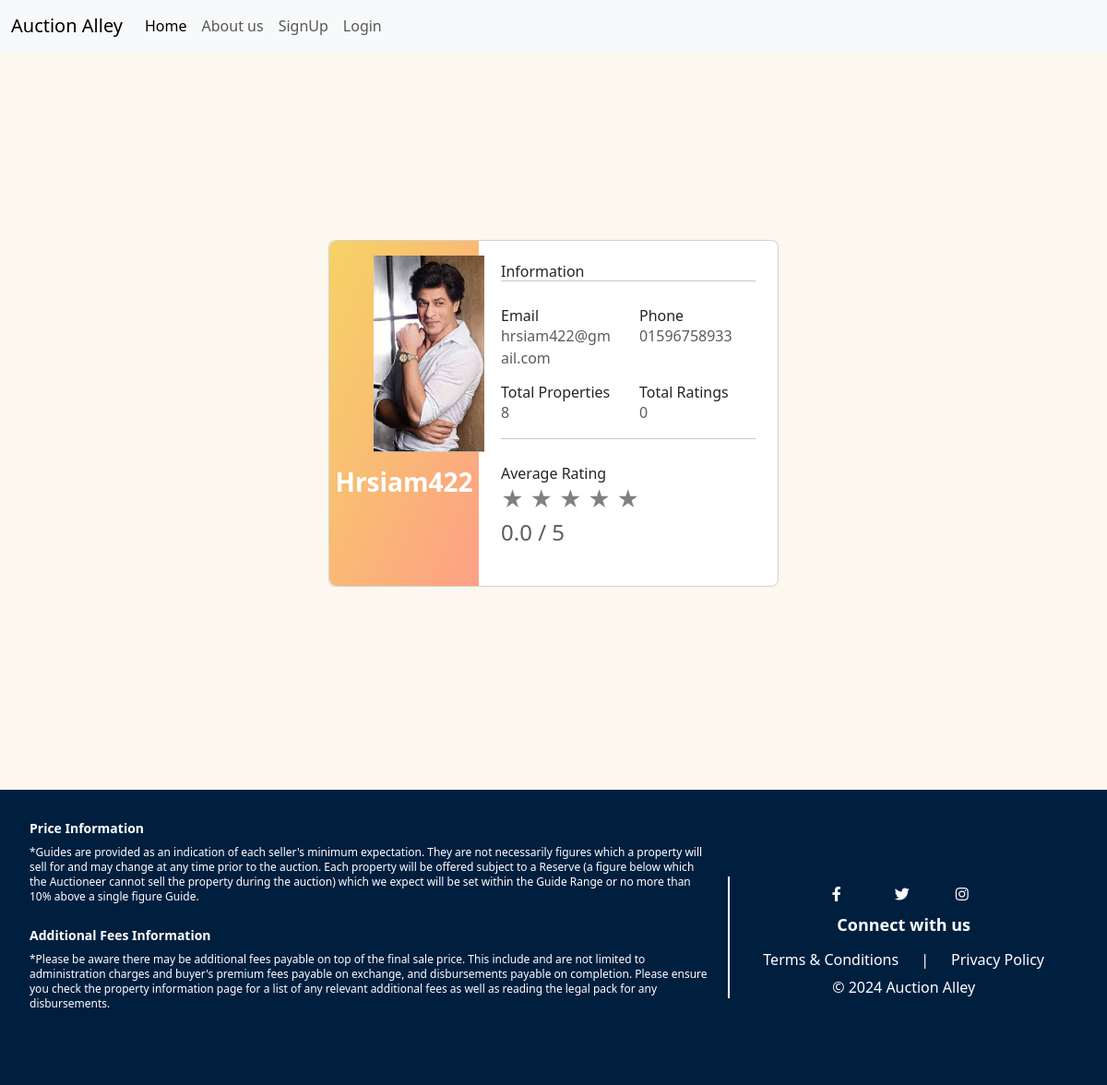
The app's page /seller_profile_view/1/ with its own data.
### User/models.py (models this page shows, shortened)
class Seller(models.Model):
    profile = models.OneToOneField(Profile, on_delete=models.CASCADE)
    rating_sum = models.DecimalField(max_digits=10, decimal_places=2, default=0.00)
    total_ratings = models.PositiveIntegerField(default=0)
    total_properties = models.PositiveIntegerField(default=0)
    average_rating = models.DecimalField(max_digits=2, decimal_places=1, default=0.0)
    def __str__(self):
        return f"Seller Profile for {self.profile.user.username}"

class Profile(models.Model):
    user = models.OneToOneField(User, primary_key=True, on_delete=models.CASCADE)
    phone = models.CharField(max_length=11)
    address = models.CharField(max_length=100)
    birth_date = models.DateField(null=True, blank=True)
    amount = models.IntegerField(default=0, null=True, blank=True)
    membership_start_date = models.DateTimeField(null=True, blank=True)
    membership_end_date = models.DateTimeField(null=True, blank=True)
    is_premium = models.BooleanField(default=False)
    profile_picture = models.ImageField(upload_to='images/profile_pictures/', null=True, blank=True)
    is_seller = models.BooleanField(default=False)

### User/views.py (the view)
# urls.py: path('seller_profile_view/<int:id>/', views.seller_profile_view, name="seller_profile_view"),
def seller_profile_view(request,id):
    seller=Seller.objects.get(pk=id)
    print(seller)
    return render(request,'seller_profile.html',{'seller': seller})

### User/templates/seller_profile.html (shortened to what this page needs)
{% extends 'basee.html' %}
{% block content %}
<section class="vh-100" style="background-color: rgba(249, 240, 223, 0.5);">
    <div class="container py-5 h-100">
        <div class="row d-flex justify-content-center align-items-center h-100">
            <div class="col col-lg-6 mb-4 mb-lg-0">
                <div class="card mb-3" style="border-radius: .5rem;">
                    <div class="row g-0">
                        <div class="col-md-4 gradient-custom text-center text-white"
                             style="border-top-left-radius: .5rem; border-bottom-left-radius: .5rem;">
                            {% if seller.profile.profile_picture %}
                                <img src="{{ seller.profile.profile_picture.url }}" alt="Avatar" class="img-fluid mx-5 my-3" style="width: 120px;" />
                                <h5 class="fw-bold fs-3">{{ seller.profile.user.username|title }}</h5>
                            {% else %}
                                <img src="https://mdbcdn.b-cdn.net/img/Photos/new-templates/bootstrap-chat/ava1-bg.webp"
                                     alt="Avatar" class="img-fluid my-5" style="width: 80px;" />
                                <h5 class="fw-bold fs-3">{{ seller.profile.user.username|title }}</h5>
                            {% endif %}
                        </div>
                        <div class="col-md-8">
                            <div class="card-body p-4">
                                <h6>Information</h6>
                                <hr class="mt-0 mb-4">
                                <div class="row pt-1">
                                    <div class="col-6 mb-3">
                                        <h6>Email</h6>
                                        <p class="text-muted">{{ seller.profile.user.email }}</p>
                                    </div>
                                    <div class="col-6 mb-3">
                                        <h6>Phone</h6>
                                        <p class="text-muted">{{ seller.profile.phone }}</p>
                                    </div>
                                    <div class="col-6 mb-3">
                                        <h6>Total Properties</h6>
                                        <p class="text-muted">{{ seller.total_properties }}</p>
                                    </div>
                                    <div class="col-6 mb-3">
                                        <h6>Total Ratings</h6>
                                        <p class="text-muted">{{ seller.total_ratings }}</p>
                                    </div>
                                </div>
                                <hr class="mt-0 mb-4">
                                <div class="row pt-1">
                                    <div class="col-12 mb-3">
                                        <h6>Average Rating</h6>
                                        <div class="star-rating">
                                            {% with max_stars=5 %}
                                                {% for star in "01234"|slice:":max_stars" %}
                                                    <span class='{% if forloop.counter <= seller.average_rating|floatformat:"0" %}filled{% else %}empty{% endif %}'>&#9733;</span>
                                                {% endfor %}
                                            {% endwith %}
                                            <p class="text-muted">{{ seller.average_rating|floatformat:"1" }} / 5</p>
                                        </div>
                                    </div>
                                </div>
                            </div>
                        </div>
                    </div>
                </div>
            </div>
        </div>
    </div>
</section>
{% endblock %}

### User/templates/seller_profile.html (style rules this page uses)
.gradient-custom { background: linear-gradient(to right bottom, rgba(246, 211, 101, 1), rgba(253, 160, 133, 1)); }
.star-rating { font-size: 1.5rem; color: gold; }
.star-rating span { font-size: 1.5rem; color: gray; }
.star-rating .empty { color: gray; }

### templates/basee.html (style rules this page uses)
.background-image { background-image: url('https://media.istockphoto.com/id/486232168/photo/real-estate.jpg?s=612x612&w=0&k=20&c=IYEE_YXByOC6-gKPuX5HxaiLJi1RehrC3i0wdJ9799Y='); background-size: cover; background-position: center; min-height: 100vh; background-attachment: fixed; }

### records on screen
Seller: profile.profile_picture (picture), profile.user.username "Hrsiam422", profile.user.email "hrsiam422@gmail.com", profile.phone "01596758933", total_properties "8", total_ratings "0", average_rating "0.0"
